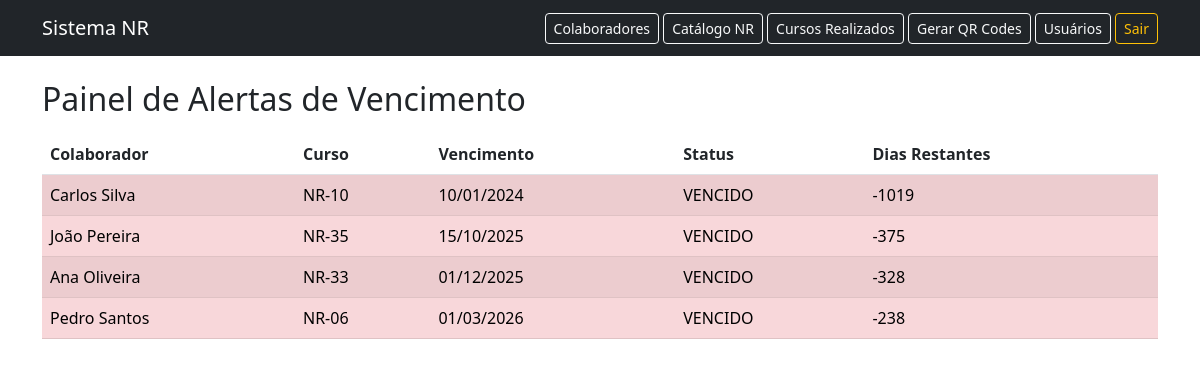
/ (signed in), run on the app's committed database.
### models.py (models this page shows, shortened)
class Colaborador(db.Model):
    __tablename__ = "colaboradores"
    id = db.Column(db.Integer, primary_key=True)
    nome = db.Column(db.String(150), nullable=False)
    cpf = db.Column(db.String(14), unique=True, nullable=False)
    matricula = db.Column(db.String(20))
    ativo = db.Column(db.Boolean, default=True)
    cursos = db.relationship(
        "ColaboradorCurso",
        backref="colaborador",
        cascade="all, delete-orphan",
        lazy=True
    )

class CatalogoNR(db.Model):
    __tablename__ = "catalogo_nr"
    id = db.Column(db.Integer, primary_key=True)
    nome_curso = db.Column(db.String(100), nullable=False)   # ex: NR-35
    validade_meses = db.Column(db.Integer, nullable=False)
    descricao = db.Column(db.String(255))

class ColaboradorCurso(db.Model):
    __tablename__ = "colaborador_curso"
    id = db.Column(db.Integer, primary_key=True)
    colaborador_id = db.Column(db.Integer, db.ForeignKey(
        "colaboradores.id"), nullable=False)
    catalogo_nr_id = db.Column(db.Integer, db.ForeignKey(
        "catalogo_nr.id"), nullable=False)
    data_realizado = db.Column(db.Date, nullable=False)
    data_vencimento = db.Column(db.Date)
    catalogo = db.relationship("CatalogoNR", lazy="joined")

### app.py (the view)
@app.route("/")
@login_required
def home():
    alertas = session.get("alertas_nr", [])
    return render_template("home.html", alertas=alertas)

### app.py (called while the page is built)
@login_manager.user_loader
def load_user(user_id):
    return Usuario.query.get(int(user_id))

@app.before_request
def alerta_vencimento():
    if current_user.is_authenticated:
        session["alertas_nr"] = listar_cursos_criticos(ColaboradorCurso)

### services/validade_service.py (called while the page is built)
def status_curso(curso):
    if not curso.data_vencimento:
        return "INDEFINIDO", None
    hoje = date.today()
    dias_restantes = (curso.data_vencimento - hoje).days
    if dias_restantes < 0:
        return "VENCIDO", dias_restantes
    elif dias_restantes <= 30:
        return "A_VENCER", dias_restantes
    return "VALIDO", dias_restantes

def listar_cursos_criticos(ColaboradorCurso):
    cursos = ColaboradorCurso.query.all()
    criticos = []
    for c in cursos:
        status, dias = status_curso(c)
        if status in ("VENCIDO", "A_VENCER"):
            criticos.append({
                "colaborador": c.colaborador.nome,
                "colaborador_id": c.colaborador_id,
                "curso": c.catalogo.nome_curso,
                "vencimento": c.data_vencimento,
                "status": status,
                "dias_restantes": dias
            })
    criticos.sort(key=lambda x: (
        x["status"] != "VENCIDO", x["dias_restantes"] if x["dias_restantes"] is not None else 9999))
    return criticos

### templates/home.html
{% extends "base.html" %}
{% block content %}
<h2>Painel de Alertas de Vencimento</h2>
{% if alertas %}
    <table class="table table-striped mt-3">
        <thead>
            <tr>
                <th>Colaborador</th>
                <th>Curso</th>
                <th>Vencimento</th>
                <th>Status</th>
                <th>Dias Restantes</th>
            </tr>
        </thead>
        <tbody>
        {% for a in alertas %}
            <tr class="{{ 'table-danger' if a.status == 'VENCIDO' else 'table-warning' }}">
                <td>{{ a.colaborador }}</td>
                <td>{{ a.curso }}</td>
                <td>{{ a.vencimento.strftime('%d/%m/%Y') }}</td>
                <td>{{ a.status }}</td>
                <td>{{ a.dias_restantes }}</td>
            </tr>
        {% endfor %}
        </tbody>
    </table>
{% else %}
    <p class="text-success mt-3">✅ Nenhum curso vencido ou próximo do vencimento.</p>
{% endif %}
{% endblock %}

### data on the page
Colaborador: colaborador "Carlos Silva"
CatalogoNR: curso "NR-10"
ColaboradorCurso: vencimento "10/01/2024"
Colaborador: colaborador "João Pereira"
CatalogoNR: curso "NR-35"
ColaboradorCurso: vencimento "15/10/2025"
Colaborador: colaborador "Ana Oliveira"
CatalogoNR: curso "NR-33"
ColaboradorCurso: vencimento "01/12/2025"
Colaborador: colaborador "Pedro Santos"
CatalogoNR: curso "NR-06"
ColaboradorCurso: vencimento "01/03/2026"

### other printed values
{{ a.status }} "VENCIDO" "VENCIDO" "VENCIDO" "VENCIDO"
{{ a.dias_restantes }} "-1019" "-375" "-328" "-238"
